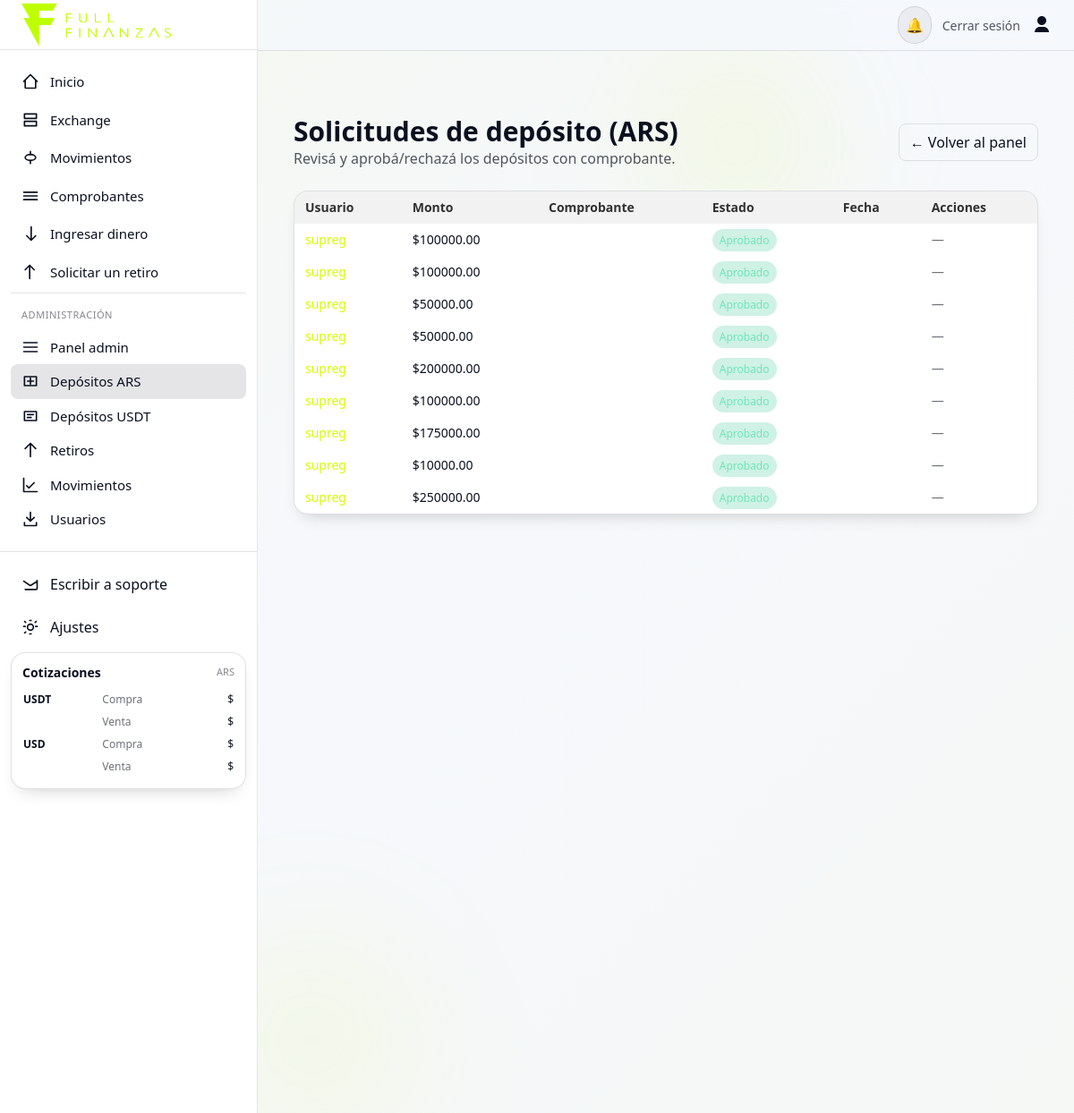
Screenshot of /admin-dashboard/admin-depositos/ (signed in) with the database file from the repository.
### usuarios/models.py (models this page shows, shortened)
class DepositoARS(models.Model):
    ESTADO_CHOICES = [
        ('pendiente', 'Pendiente'),
        ('aprobado', 'Aprobado'),
        ('rechazado', 'Rechazado'),
    ]
    usuario = models.ForeignKey(settings.AUTH_USER_MODEL, on_delete=models.CASCADE)
    monto = models.DecimalField(max_digits=20, decimal_places=2)
    comprobante = models.ImageField(upload_to='comprobantes/')
    estado = models.CharField(max_length=20, choices=ESTADO_CHOICES, default='pendiente')
    fecha = models.DateTimeField(auto_now_add=True)

class Usuario(AbstractUser):
    dni_frente = models.ImageField(upload_to='documentos/', null=True, blank=True)
    dni_dorso  = models.ImageField(upload_to='documentos/', null=True, blank=True)
    estado_verificacion = models.CharField(
        max_length=20,
        choices=[('pendiente','Pendiente'),('aprobado','Aprobado'),('rechazado','Rechazado')],
        default='pendiente'
    )
    saldo_ars  = models.DecimalField(max_digits=20, decimal_places=2, default=0)
    saldo_usdt = models.DecimalField(max_digits=20, decimal_places=2, default=0)
    saldo_usd  = models.DecimalField(max_digits=20, decimal_places=2, default=0)
    doc_tipo = models.CharField(max_length=8, default='DNI')
    doc_nro  = models.CharField(max_length=32, blank=True)
    persona_tipo     = models.CharField(max_length=10, choices=PERSONA_TIPO, default="FISICA")
    estado_civil     = models.CharField(max_length=20, choices=ESTADO_CIVIL, blank=True)
    sexo             = models.CharField(max_length=10, choices=SEXO_CHOICES, blank=True)
    nacionalidad     = models.CharField(max_length=32, blank=True)
    fecha_nacimiento = models.DateField(null=True, blank=True)
    lugar_nacimiento = models.CharField(max_length=128, blank=True)
    pais          = models.ForeignKey(Pais, null=True, blank=True, on_delete=models.SET_NULL, related_name="usuarios")
    provincia     = models.ForeignKey(Provincia, null=True, blank=True, on_delete=models.SET_NULL, related_name="usuarios")
    localidad     = models.ForeignKey(Localidad, null=True, blank=True, on_delete=models.SET_NULL, related_name="usuarios")
    codigo_postal = models.CharField(max_length=16, blank=True)
    calle         = models.CharField(max_length=128, blank=True)
    numero_calle  = models.CharField(max_length=16, blank=True)
    piso          = models.CharField(max_length=16, blank=True)
    depto         = models.CharField(max_length=16, blank=True)
    domicilio = models.CharField(max_length=255, blank=True)
    telefono  = models.CharField(max_length=32, blank=True)
    tyc_aceptado    = models.BooleanField(default=False)
    tyc_version     = models.CharField(max_length=20, blank=True)
    tyc_aceptado_en = models.DateTimeField(null=True, blank=True)

### usuarios/views.py (the view)
# urls.py: path('admin-dashboard/admin-depositos/', panel_depositos, name='panel_depositos'),
@login_required
@user_passes_test(es_admin)
def panel_depositos(request):
    depositos = DepositoARS.objects.all().order_by('-fecha')
    return render(request, 'usuarios/panel_depositos.html', {'depositos':depositos})

### usuarios/templates/usuarios/panel_depositos.html (shortened to what this page needs)
{% extends "base.html" %}
{% block content %}
<section class="max-w-7xl mx-auto px-4 py-8">
  <header class="mb-6 flex items-center justify-between gap-4">
    <div>
      <h1 class="text-2xl sm:text-3xl font-extrabold">Solicitudes de depósito (ARS)</h1>
      <p class="text-white/70">Revisá y aprobá/rechazá los depósitos con comprobante.</p>
    </div>
    <a href="{% url 'panel_admin' %}" class="rounded-lg border border-white/10 px-3 py-2 hover:bg-white/5">← Volver al panel</a>
  </header>
  <div class="overflow-x-auto card p-0">
    <table class="w-full text-sm">
      <thead class="bg-white/5 text-black/80">
        <tr>
          <th class="px-3 py-2 text-left">Usuario</th>
          <th class="px-3 py-2 text-left">Monto</th>
          <th class="px-3 py-2 text-left">Comprobante</th>
          <th class="px-3 py-2 text-left">Estado</th>
          <th class="px-3 py-2 text-left">Fecha</th>
          <th class="px-3 py-2 text-left">Acciones</th>
        </tr>
      </thead>
      <tbody>
        {% for d in depositos %}
        <tr class="hover:bg-white/5">
          <td class="px-3 py-2">
            <a href="{% url 'admin_usuario_perfil' d.usuario.id %}" class="text-neon hover:underline">{{ d.usuario.username }}</a>
          </td>
          <td class="px-3 py-2">${{ d.monto }}</td>
          <td class="px-3 py-2">
            {% if d.comprobante %}
              <button type="button" class="thumb-btn underline text-white/80 hover:text-neon"
                      data-img="{{ d.comprobante.url }}">Ver</button>
            {% else %}
              <span class="text-white/40">—</span>
            {% endif %}
          </td>
          <td class="px-3 py-2">
            <span class="rounded-full px-2 py-1 text-xs
              {% if d.estado == 'pendiente' %} bg-yellow-500/20 text-yellow-300
              {% elif d.estado == 'aprobado' %} bg-emerald-500/20 text-emerald-300
              {% else %} bg-rose-500/20 text-rose-300 {% endif %}">
              {{ d.estado|capfirst }}
            </span>
          </td>
          <td class="px-3 py-2">{{ d.fecha_subida|date:"d/m/Y H:i" }}</td>
          <td class="px-3 py-2">
            {% if d.estado == 'pendiente' %}
            <div class="flex gap-2">
              <form method="post" action="{% url 'aprobar_deposito' d.id %}">{% csrf_token %}
                <button class="rounded-md bg-neon text-black px-3 py-1 font-semibold">Aprobar</button>
              </form>
              <form method="post" action="{% url 'rechazar_deposito' d.id %}">{% csrf_token %}
                <button class="rounded-md border border-white/10 px-3 py-1 hover:bg-white/5">Rechazar</button>
              </form>
            </div>
            {% else %}
              <span class="text-white/60">—</span>
            {% endif %}
          </td>
        </tr>
        {% empty %}
        <tr>
          <td colspan="6" class="px-3 py-6 text-center text-white/60">No hay depósitos.</td>
        </tr>
        {% endfor %}
      </tbody>
    </table>
  </div>
</section>
{% endblock %}

### rows the page displays
DepositoARS: usuario.username "supreg", monto "100000.00", estado "Aprobado"
DepositoARS: usuario.username "supreg", monto "100000.00", estado "Aprobado"
DepositoARS: usuario.username "supreg", monto "50000.00", estado "Aprobado"
DepositoARS: usuario.username "supreg", monto "50000.00", estado "Aprobado"
DepositoARS: usuario.username "supreg", monto "200000.00", estado "Aprobado"
DepositoARS: usuario.username "supreg", monto "100000.00", estado "Aprobado"
DepositoARS: usuario.username "supreg", monto "175000.00", estado "Aprobado"
DepositoARS: usuario.username "supreg", monto "10000.00", estado "Aprobado"
DepositoARS: usuario.username "supreg", monto "250000.00", estado "Aprobado"
